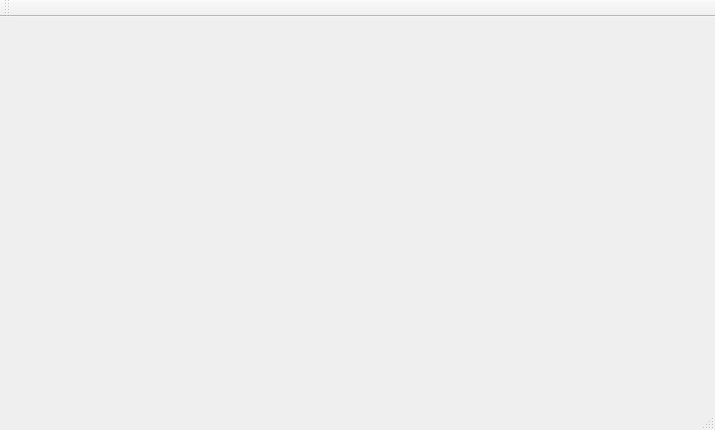
<?xml version="1.0" encoding="UTF-8"?>
<ui version="4.0">
 <class>MainWindow</class>
 <widget class="QMainWindow" name="MainWindow">
  <property name="geometry">
   <rect>
    <x>0</x>
    <y>0</y>
    <width>715</width>
    <height>430</height>
   </rect>
  </property>
  <property name="windowTitle">
   <string>MainWindow</string>
  </property>
  <widget class="QWidget" name="centralWidget"/>
  <widget class="QMenuBar" name="menuBar">
   <property name="geometry">
    <rect>
     <x>0</x>
     <y>0</y>
     <width>715</width>
     <height>22</height>
    </rect>
   </property>
  </widget>
  <widget class="QToolBar" name="mainToolBar">
   <attribute name="toolBarArea">
    <enum>TopToolBarArea</enum>
   </attribute>
   <attribute name="toolBarBreak">
    <bool>false</bool>
   </attribute>
  </widget>
  <widget class="QStatusBar" name="statusBar"/>
 </widget>
 <layoutdefault spacing="6" margin="11"/>
 <resources/>
 <connections/>
</ui>
